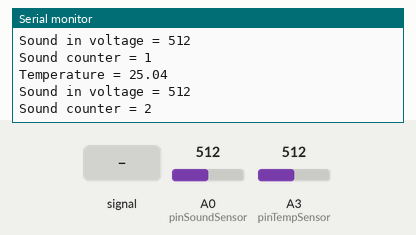
The sketch below on a simulated Arduino Uno, built with avr-gcc and run on an emulated ATmega328P. On the bench: the last lines printed to the serial monitor. Inputs (shaded band) come from the test bench; at power-on: A0 (pinSoundSensor) = 512, A3 (pinTempSensor) = 512.

Above: at 1.8 s.
1.9 s: A0 (pinSoundSensor) fed a 200 Hz sine of ±81 counts around its level
3.4 s: A0 (pinSoundSensor) set to 716
At 4.7 s:
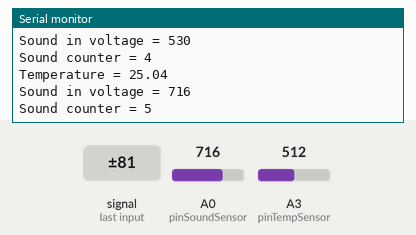
4.9 s: A3 (pinTempSensor) set to 716
At 5.8 s:
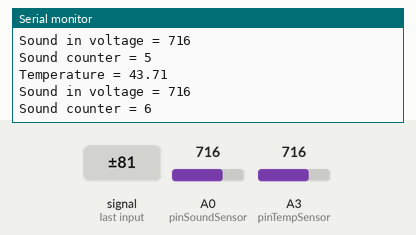
6.4 s: A0 (pinSoundSensor) fed a 1000 Hz sine of ±255 counts around its level
7.9 s: A0 (pinSoundSensor) set to 900
At 8.8 s:
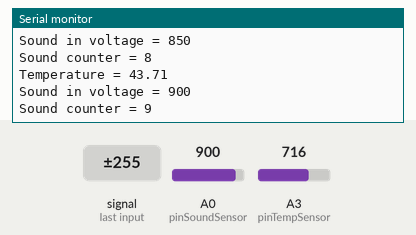
9.4 s: A3 (pinTempSensor) set to 900
At 10.8 s:
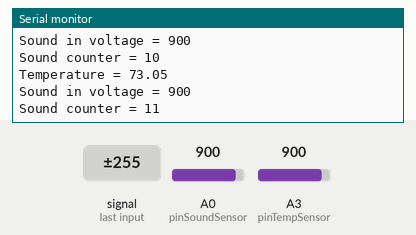
Timing chart, 0 to 11.9 s (numbered marks = the images above; inputs shaded):
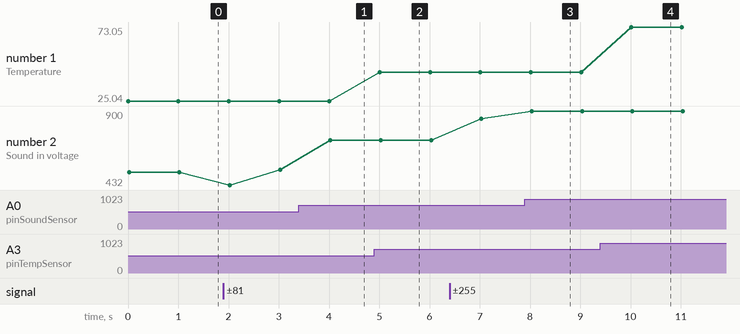

Measured:
- after the input at 3.4 s, the serial monitor: prints a new line after 0.63 s (image 1)
- after the input at 4.9 s, the serial monitor: prints a new line after 0.11 s (image 2)
- after the input at 7.9 s, the serial monitor: prints a new line after 0.14 s (image 3)
- after the input at 9.4 s, the serial monitor: prints a new line after 0.62 s (image 4)
- plotted number 1: 25.04 → 43.71 after the input at 4.9 s, 43.71 → 73.05 after the input at 9.4 s
- plotted number 2: 512 → 530 after the input at 1.9 s, 530 → 716 after the input at 3.4 s, 716 → 850 after the input at 6.4 s, 850 → 900 after the input at 7.9 s

The sketch:

ThermostatNoiseDetection.ino
```cpp
//
//void setup()
//{
//    Serial.begin(9600);
//}
//
//void loop()
//{
//   digitalWrite(6, 1);
//   delay(1000);
//   digitalWrite(6, 0);
//   delay(1000);
//}

#include <math.h>

const int B = 4275;               // B value of the thermistor
const int R0 = 100000;            // R0 = 100k
const int pinTempSensor = A3;     // Grove - Temperature Sensor connect to A5
const int pinSoundSensor = A0;
int scounter = 0;
void setup()
{
    Serial.begin(9600);
}

void loop()
{
    int a = analogRead(pinTempSensor);
    int s = analogRead(pinSoundSensor);

    float R = 1023.0/a-1.0;
    R = R0*R;

    float temperature = 1.0/(log(R/R0)/B+1/298.15)-273.15; // convert to temperature via datasheet

    if (temperature > 30) {
      digitalWrite(2,1);
    }

    if (temperature < 26) {
      digitalWrite(2,0);
    }

    if (s > 1) {
      scounter++;
      if (scounter > 10) {
        digitalWrite(4,1);
      }
    }

    if (s == 0) {
      scounter--;
      if (scounter = 0) {
        scounter = 0;
        digitalWrite(4,0);
      }
    }

    Serial.print("Temperature = ");
    Serial.println(temperature);
    Serial.print("Sound in voltage = ");
    Serial.println(s);
    Serial.print("Sound counter = ");
    Serial.println(scounter);

    delay(1000);
}

//int val;
//void setup()
//{
//    Serial.begin(9600);
//}
//
//void loop()
//{
//    delay(10);
//    val = analogRead(0);
//    Serial.println(val);
//    delay(100);
//}
```
